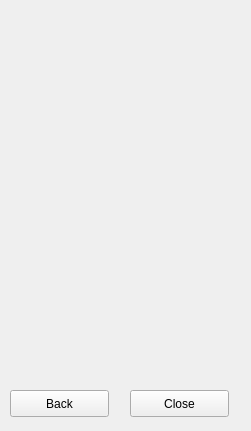
<?xml version="1.0" encoding="UTF-8"?>
<ui version="4.0">
 <class>Form</class>
 <widget class="QWidget" name="Form">
  <property name="geometry">
   <rect>
    <x>0</x>
    <y>0</y>
    <width>251</width>
    <height>431</height>
   </rect>
  </property>
  <property name="minimumSize">
   <size>
    <width>251</width>
    <height>431</height>
   </size>
  </property>
  <property name="windowTitle">
   <string>Form</string>
  </property>
  <widget class="QPushButton" name="pushButton">
   <property name="geometry">
    <rect>
     <x>10</x>
     <y>390</y>
     <width>99</width>
     <height>27</height>
    </rect>
   </property>
   <property name="text">
    <string>Back</string>
   </property>
  </widget>
  <widget class="QPushButton" name="pushButton_2">
   <property name="geometry">
    <rect>
     <x>130</x>
     <y>390</y>
     <width>99</width>
     <height>27</height>
    </rect>
   </property>
   <property name="text">
    <string>Close</string>
   </property>
  </widget>
 </widget>
 <resources/>
 <connections/>
</ui>
